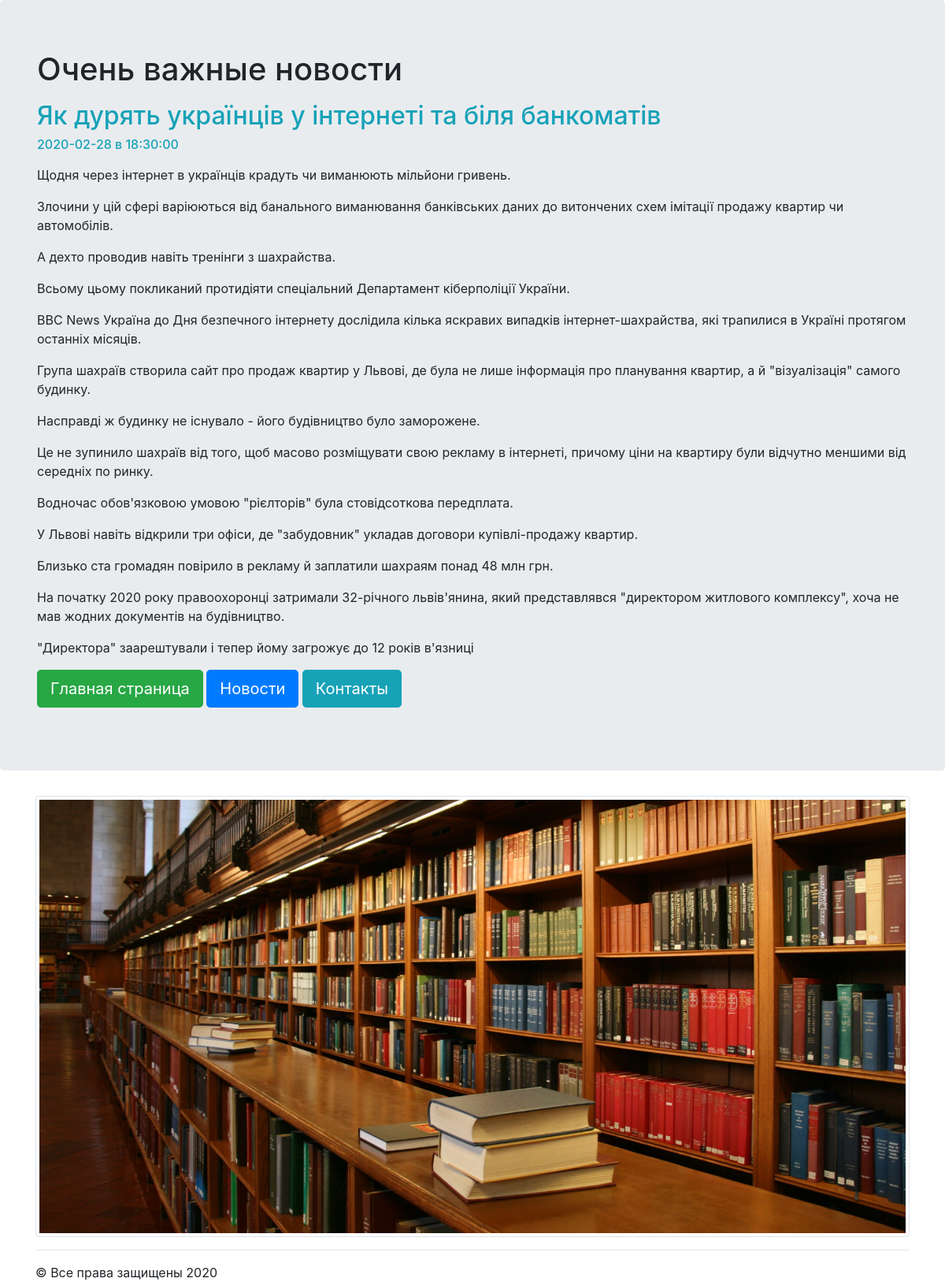
The page /news/2 on the database its author committed.
### news/models.py (models this page shows, shortened)
class Articles(models.Model):
    title = models.CharField(max_length=256)
    post = models.TextField()
    date = models.DateTimeField()

### news/templates/news/post.html
{% extends "mainApp/wrapper.html" %}
{% block content %}
    <h2 class="text-info">{{ articles.title }}</h2>
    <h6 class="text-info">{{ articles.date|date:"Y-m-d в H:i:s"}}</h6>
    <p>{{ articles.post|safe|linebreaks }}</p>
{% endblock %}

### rows shown on the page
Articles: title "Як дурять українців у інтернеті та біля банкоматів", date "2020-02-28 в 18:30:00", post "Щодня через інтернет в українців крадуть чи виманюють мільйони гривень. Злочини у цій сфері варіюються від банального виманювання банківських даних до витончених схем імітації продажу квартир чи автомобілів. А дехто проводив навіть тренінги з шахрайства. Всьому цьому покликаний протидіяти спеціальний Департамент кіберполіції України. BBC News Україна до Дня безпечного інтернету дослідила кілька яскравих випадків інтернет-шахрайства, які трапилися в Україні протягом останніх місяців. Група шахраїв створила сайт про продаж квартир у Львові, де була не лише інформація про планування квартир, а й \"візуалізація\" самого будинку. Насправді ж будинку не існувало - його будівництво було заморожене.…"
